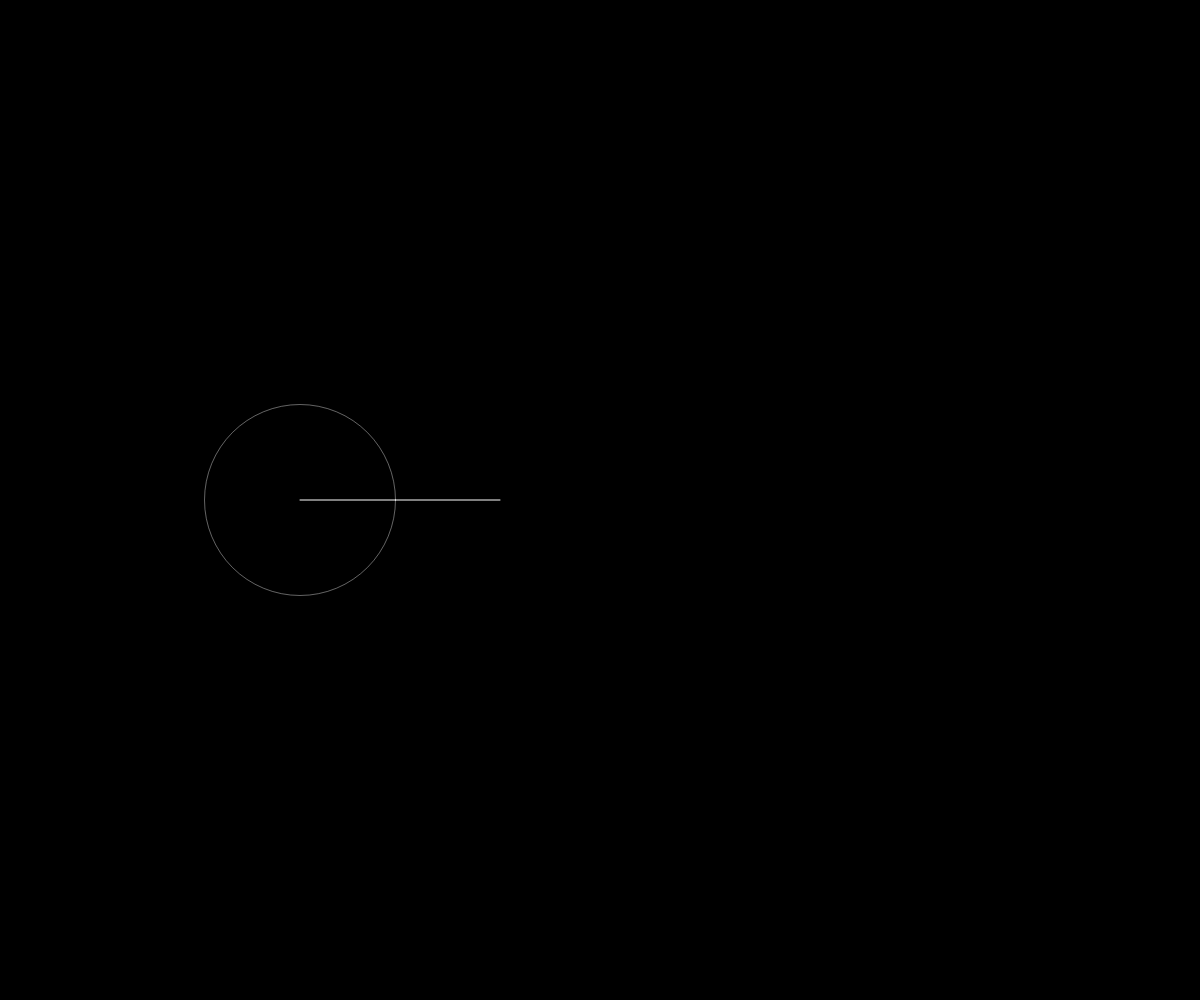
Frame 1 (no input)
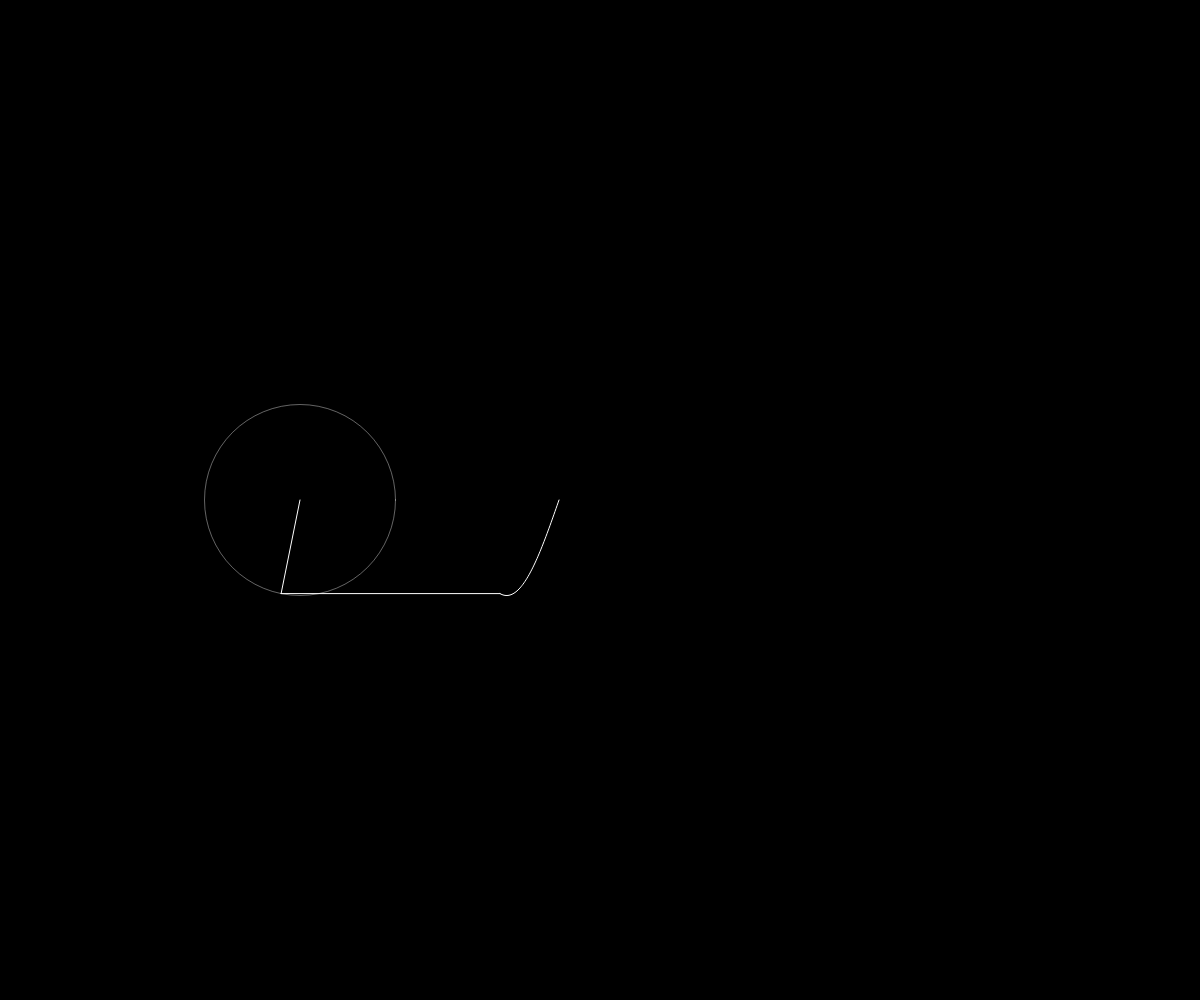
Frame 60 (no input)
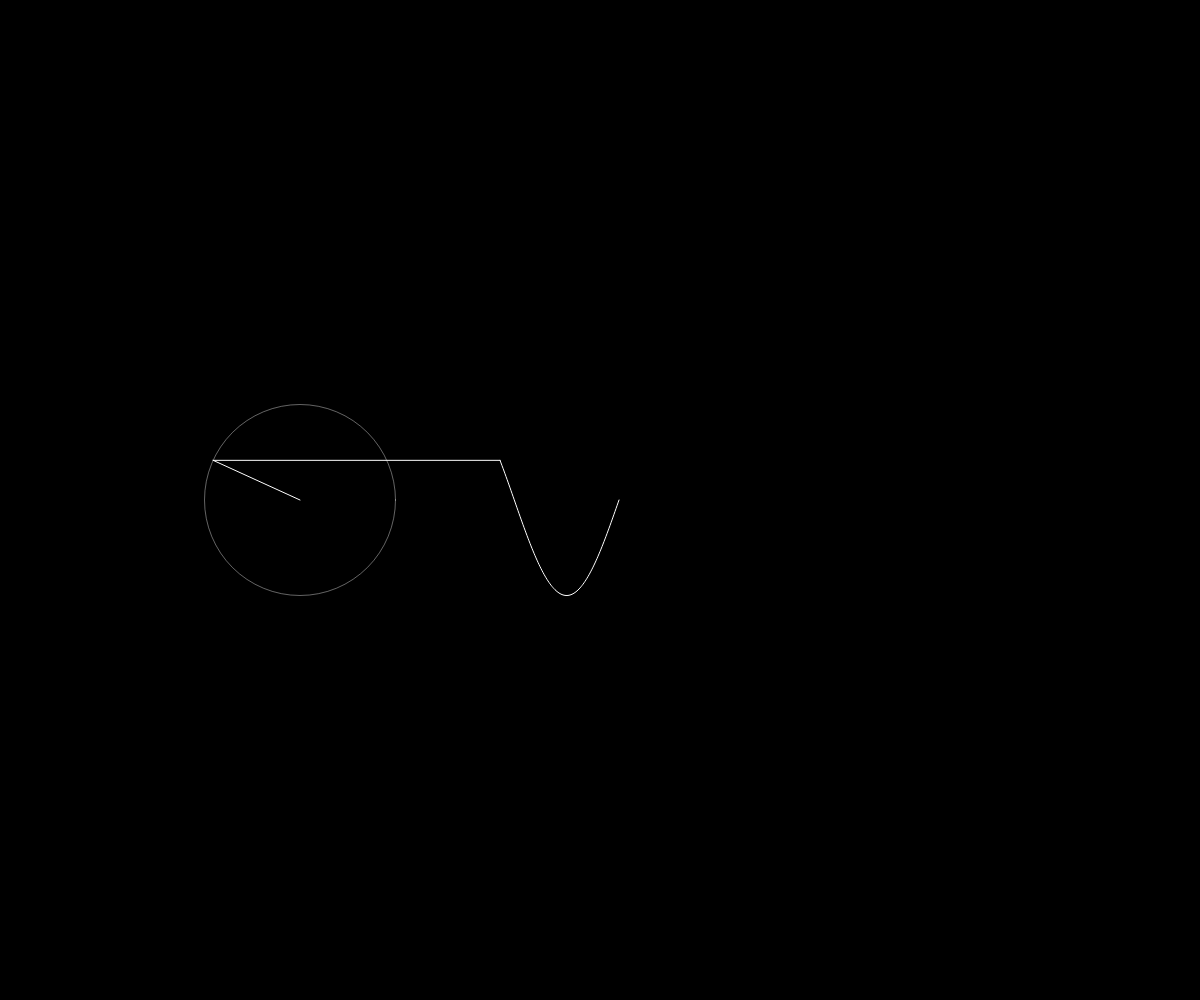
Frame 120 (the mouse pressed at the canvas centre since frame 60)

The p5.js sketch that drew these frames (run headless with seeded random() and noise() and a simulated clock; from frame 60 on, the mouse is pressed at the canvas centre):

// p5.js sketch
// ── sketch.js
let time =0;
let wave=[];

var w = window.innerWidth;
var h = window.innerHeight;  
let slider;
 function setup() {
createCanvas (w,h);
   slider = createSlider(1,100,1);
}
function draw() {
background (0) ;
translate (w/4, h/2) ;
//let radius = 100;



  let x=0;
  let y=0;
  
  for(let i =0; i<slider.value();i++){
    let prevx =x;
    let prevy =y;
    
    let n = i*2+1;
  let radius =75*(4/(n*PI));
  x+= radius *  cos (n*time) ;
  y+= radius *  sin (n*time) ;
  
  

  
stroke(255,100) ;
noFill();
ellipse(prevx, prevy, radius * 2);
  
//fill(255);
    stroke(255);
  line(prevx,prevy,x,y);
  //ellipse(x,y,8);
  
  

  
  
  
//translate(200,0);
//line(x - 200,y,0,wave[0]);
    
  }
   wave.unshift(y);
    translate(200,0);
line(x - 200,y,0,wave[0]);
  beginShape();
  noFill();
  for(let i =0; i<wave.length;i++){
    vertex(i,wave[i]);
  }
  endShape();
  

time+= 0.03;
  
  if (wave.length>w){
    wave.pop();
  }
  
}
// ── style.css
html, body {
  margin: 0;
  padding: 0;
}
canvas {
  display: block;
  width: 65%;
}
